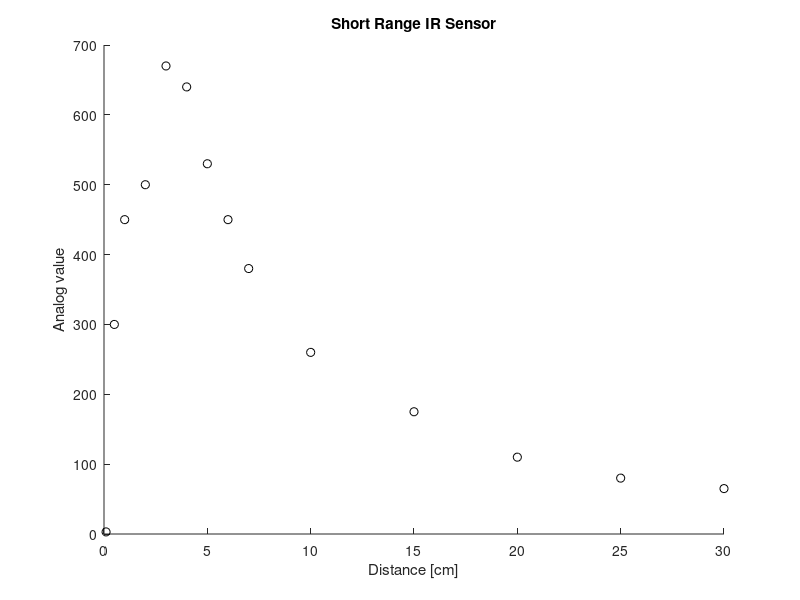

The MATLAB source for this figure: (Note: this script raises an error after producing the figure.)
%% Sensor Calibration and Curve Fit
% Sondre Kongsgard and James Fanchiang
% 10/12/2017
%% Short Range IR Sensor Data
%
clear all;
clc;
% Distance
d = [0.1, 0.5, 1, 2, 3, 4, 5, 6, 7, 10, 15, 20, 25, 30];

% Analog value
a = [3, 300, 450, 500, 670, 640, 530, 450, 380, 260, 175, 110, 80, 65];

figure(1); clf; hold on;
plot(d, a, 'ko');
title('Short Range IR Sensor');
xlabel('Distance [cm]'); ylabel('Analog value');

createFitexp2(d,a);

%%  Long Range IR Sensor Data
clear all;
clc;
% Distance
d = [0.1, 1, 2, 3, 4, 5, 6, 7, 8, 9, 10, 12, 15, 20, 30, 40, 50, 60, 70, 80];

% Analog value
a = [4, 140, 145, 220, 335, 360, 450, 520, 530, 515, 490, 450, 400, 330, 230, 185, 160, 140, 125, 110];

figure(2); clf; hold on;
plot(d, a, 'bo');
title('Long Range IR Sensor');
xlabel('Distance [cm]'); ylabel('Analog value');

createFitRat23(d,a);

%% createFitRat23.m function
%   createFitRat23.m
% 
%   function [fitresult, gof] = createFitRat23(d, a)
%   %CREATEFIT(D,A)
%   %  Create a fit.
%   %
%   %  Data for 'Fitted Curve' fit:
%   %      X Input : d
%   %      Y Output: a
%   %  Output:
%   %      fitresult : a fit object representing the fit.
%   %      gof : structure with goodness-of fit info.
%   %
%   %  See also FIT, CFIT, SFIT.
% 
%   %  Auto-generated by MATLAB on 12-Oct-2017 12:06:21
% 
% 
%   %% Fit: 'Fitted Curve'.
%   [xData, yData] = prepareCurveData( d, a );
% 
%   % Set up fittype and options.
%   ft = fittype( 'smoothingspline' );
% 
%   % Fit model to data.
%   [fitresult, gof] = fit( xData, yData, ft, 'Normalize', 'on' );
% 
%   % Plot fit with data.
%   h = plot( fitresult, xData, yData );
%   legend( h, 'Analog Output vs. Distance', 'Fitted Curve', 'Location', 'NorthEast' );
%   % Label axes
%   xlabel('Distance (cm)');
%   ylabel ('Analog Output');
%   grid on
%% createFitexp2.m
%   function [fitresult, gof] = createFitexp2(d, a)
%   %CREATEFIT1(D,A)
%   %  Create a fit.
%   %
%   %  Data for 'Fitted Curve' fit:
%   %      X Input : d
%   %      Y Output: a
%   %  Output:
%   %      fitresult : a fit object representing the fit.
%   %      gof : structure with goodness-of fit info.
%   %
%   %  See also FIT, CFIT, SFIT.
%   %  Auto-generated by MATLAB on 12-Oct-2017 13:28:41
% 
% 
%   %% Fit: 'Fitted Curve'.
%   [xData, yData] = prepareCurveData( d, a );
%   %% Set up fittype and options.
%   ft = fittype( 'exp2' );
%   opts = fitoptions( 'Method', 'NonlinearLeastSquares' );
%   opts.Display = 'Off';
%   opts.Normalize = 'on';
%   opts.StartPoint = [406.819274003059 -0.790773877804884 -49.3302971635946 -2.83787732353216];
% 
%   % Fit model to data.
%   [fitresult, gof] = fit( xData, yData, ft, opts );
% 
%   % Plot fit with data.
%   h = plot( fitresult, xData, yData );
%   legend( h, 'a vs. d', 'Fitted Curve', 'Location', 'NorthEast' );
%   % Label axes
%   xlabel d
%   ylabel a
%   grid on



%% Calibration Equations
%   General model Rat23:
%          f(x) = (p1*x^2 + p2*x + p3) /
%                    (x^3 + q1*x^2 + q2*x + q3)
%     Coefficients (with 95% confidence bounds):
%            p1 =        6641  (5112, 8171)
%            p2 =  -1.943e+04  (-2.784e+04, -1.103e+04)
%            p3 =       -1236  (-1.51e+04, 1.263e+04)
%            q1 =      -7.766  (-12.13, -3.398)
%            q2 =        96.4  (60.56, 132.2)
%            q3 =      -245.3  (-395.4, -95.09)
% 
%     Goodness of fit:
%       SSE: 1.219e+04
%       R-square: 0.9764
%       Adjusted R-square: 0.968
%       RMSE: 29.51
%
%   General model Exp2:
%          f(x) = a*exp(b*x) + c*exp(d*x)
%            where x is normalized by mean 9.186 and std 9.644
%     Coefficients (with 95% confidence bounds):
%            a =       327.5  (276.3, 378.7)
%            b =      -1.132  (-1.528, -0.7353)
%            c =     -0.2471  (-1.278, 0.7837)
%            d =      -8.738  (-12.95, -4.528)
% 
%     Goodness of fit:
%       SSE: 2.503e+04
%       R-square: 0.9602
%       Adjusted R-square: 0.9483
%       RMSE: 50.03


